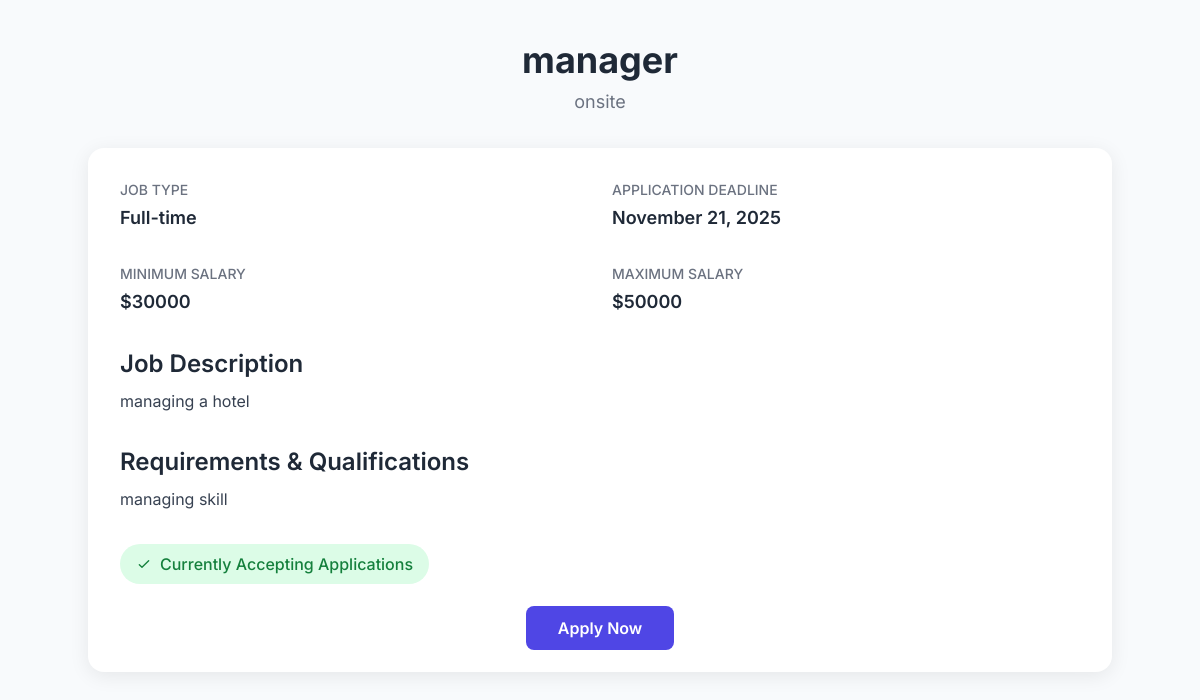
/jobs/11/ (signed in), run on the app's committed database.
### home/models.py (models this page shows, shortened)
class JobPosting(models.Model):
    company = models.ForeignKey(
        CompanyProfile,
        on_delete=models.CASCADE,
        related_name='job_postings',
        help_text="The company that posted this job."
    )
    title = models.CharField(max_length=255, help_text="The job title (e.g., 'Senior Python Developer')")
    description = models.TextField(help_text="Detailed description of the role.")
    location = models.CharField(max_length=100, help_text="City, State, or 'Remote'")
    JOB_TYPES = [
        ('FT', 'Full-time'),
        ('PT', 'Part-time'),
        ('CT', 'Contract'),
        ('IT', 'Internship'),
    ]
    job_type = models.CharField(
        max_length=2,
        choices=JOB_TYPES,
        default='FT',
        help_text="Type of employment."
    )
    min_salary = models.IntegerField(
        null=True,
        blank=True,
        validators=[MinValueValidator(0)],
        help_text="Minimum expected annual salary (optional)."
    )
    max_salary = models.IntegerField(
        null=True,
        blank=True,
        validators=[MinValueValidator(0)],
        help_text="Maximum expected annual salary (optional)."
    )
    requirements = models.TextField(help_text="Key skills and qualifications required (e.g., technologies, education).")
    posted_date = models.DateTimeField(auto_now_add=True)
    application_deadline = models.DateField(null=True, blank=True)
    is_active = models.BooleanField(default=True, help_text="Is this job currently accepting applications?")
    class Meta:
        ordering = ['-posted_date']
        verbose_name_plural = "Job Postings"

### home/views.py (the view, shortened to what this page needs)
# urls.py: path('jobs/<int:pk>/', views.job_detail, name='job_detail'),
@login_required
def job_detail(request, pk):
    job = get_object_or_404(JobPosting, pk=pk)
    is_candidate = CandidateProfile.objects.filter(user=request.user).exists()
    is_company_owner = False
    has_applied = False
    if is_candidate:
        candidate_profile = CandidateProfile.objects.get(user=request.user)
        has_applied = JobApplication.objects.filter(job=job, candidate=candidate_profile).exists()
    context = {
        'job': job,
        'is_company_owner': is_company_owner,
        'is_candidate': is_candidate,
        'has_applied': has_applied,
    }
    return render(request, 'JobDetail.html', context)

### home/templates/JobDetail.html (shortened to what this page needs)
{% load static %}
<!DOCTYPE html>
<html lang="en">
<head>
    <script src="https://cdn.tailwindcss.com"></script>
</head>
<body class="min-h-screen flex flex-col items-center py-10">
    <header class="mb-8 text-center">
        <h1 class="text-4xl font-bold text-gray-800 mb-2">{{ job.title }}</h1>
        <p class="text-gray-500 text-lg">{{ job.location }}</p>
    </header>
    <main class="bg-white card w-full max-w-5xl p-8">
        <div class="grid grid-cols-1 md:grid-cols-2 gap-6 mb-8">
            <div>
                <p class="text-sm text-gray-500 font-medium uppercase mb-1">Job Type</p>
                <p class="text-gray-800 text-lg font-semibold">
                    {% if job.job_type == "FT" %}Full-time{% elif job.job_type == "PT" %}Part-time
                    {% elif job.job_type == "CT" %}Contract{% elif job.job_type == "IT" %}Internship{% endif %}
                </p>
            </div>
            <div>
                <p class="text-sm text-gray-500 font-medium uppercase mb-1">Application Deadline</p>
                <p class="text-gray-800 text-lg font-semibold">{{ job.application_deadline|date:"F j, Y" }}</p>
            </div>
        </div>
        <div class="grid grid-cols-1 md:grid-cols-2 gap-6 mb-8">
            <div>
                <p class="text-sm text-gray-500 font-medium uppercase mb-1">Minimum Salary</p>
                <p class="text-gray-800 text-lg font-semibold">${{ job.min_salary }}</p>
            </div>
            <div>
                <p class="text-sm text-gray-500 font-medium uppercase mb-1">Maximum Salary</p>
                <p class="text-gray-800 text-lg font-semibold">${{ job.max_salary }}</p>
            </div>
        </div>
        <section class="mb-8">
            <h2 class="text-2xl font-semibold text-gray-800 mb-2">Job Description</h2>
            <p class="text-gray-700 leading-relaxed whitespace-pre-line">{{ job.description }}</p>
        </section>
        <section class="mb-8">
            <h2 class="text-2xl font-semibold text-gray-800 mb-2">Requirements & Qualifications</h2>
            <p class="text-gray-700 leading-relaxed whitespace-pre-line">{{ job.requirements }}</p>
        </section>
        <section class="mb-8">
            {% if job.is_active %}
                <span class="inline-flex items-center bg-green-100 text-green-700 font-medium px-4 py-2 rounded-full">
                    <svg class="w-4 h-4 mr-2" fill="none" stroke="currentColor" stroke-width="2"
                         viewBox="0 0 24 24"><path stroke-linecap="round" stroke-linejoin="round"
                         d="M5 13l4 4L19 7" /></svg>
                    Currently Accepting Applications
                </span>
            {% endif %}
        </section>
        {% if job.is_active %}
        <div class="text-center">
            <a href="{%url 'apply_job' job.id%}"
            <button id="applyButton"
                    class="bg-indigo-600 hover:bg-indigo-700 text-white px-8 py-3 rounded-lg font-semibold transition duration-200">
                Apply Now
        </a>
        </div>
        {% endif %}
    </main>
</body>
</html>

### home/templates/JobDetail.html (style rules this page uses)
body { font-family: 'Inter', sans-serif; background-color: #f8fafc; }
.card { box-shadow: 0 4px 20px rgba(0, 0, 0, 0.08); border-radius: 1rem; }

### data on the page
JobPosting: title "manager", location "onsite", application_deadline "November 21, 2025", min_salary "30000", max_salary "50000", description "managing a hotel", requirements "managing skill"
